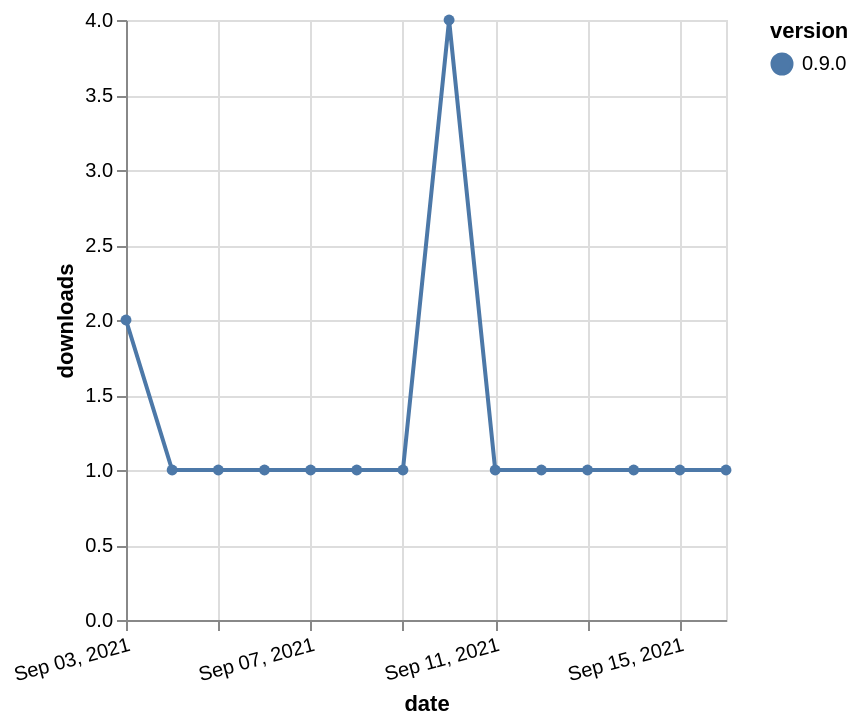

The Vega-Lite source for this figure:
### Vega-Lite specification from a JSON file in a GitHub repository (floating-point values rounded to 4 significant figures)
{"$schema": "https://vega.github.io/schema/vega-lite/v5.json", "description": "A simple bar chart with embedded data.", "data": {"values": [{"date": "2021-09-03", "total": 78, "delta": 2, "version": "0.9.0"}, {"date": "2021-09-04", "total": 79, "delta": 1, "version": "0.9.0"}, {"date": "2021-09-05", "total": 80, "delta": 1, "version": "0.9.0"}, {"date": "2021-09-06", "total": 81, "delta": 1, "version": "0.9.0"}, {"date": "2021-09-07", "total": 82, "delta": 1, "version": "0.9.0"}, {"date": "2021-09-08", "total": 83, "delta": 1, "version": "0.9.0"}, {"date": "2021-09-09", "total": 84, "delta": 1, "version": "0.9.0"}, {"date": "2021-09-10", "total": 88, "delta": 4, "version": "0.9.0"}, {"date": "2021-09-11", "total": 89, "delta": 1, "version": "0.9.0"}, {"date": "2021-09-12", "total": 90, "delta": 1, "version": "0.9.0"}, {"date": "2021-09-13", "total": 91, "delta": 1, "version": "0.9.0"}, {"date": "2021-09-14", "total": 92, "delta": 1, "version": "0.9.0"}, {"date": "2021-09-15", "total": 93, "delta": 1, "version": "0.9.0"}, {"date": "2021-09-16", "total": 94, "delta": 1, "version": "0.9.0"}]}, "width": "container", "mark": {"type": "line", "point": {"filled": true}}, "encoding": {"x": {"field": "date", "type": "temporal", "timeUnit": "yearmonthdate", "title": "date", "axis": {"labelAngle": -15}}, "y": {"field": "delta", "type": "quantitative", "title": "downloads"}, "color": {"field": "version", "type": "nominal"}, "tooltip": {"field": "delta"}}}
